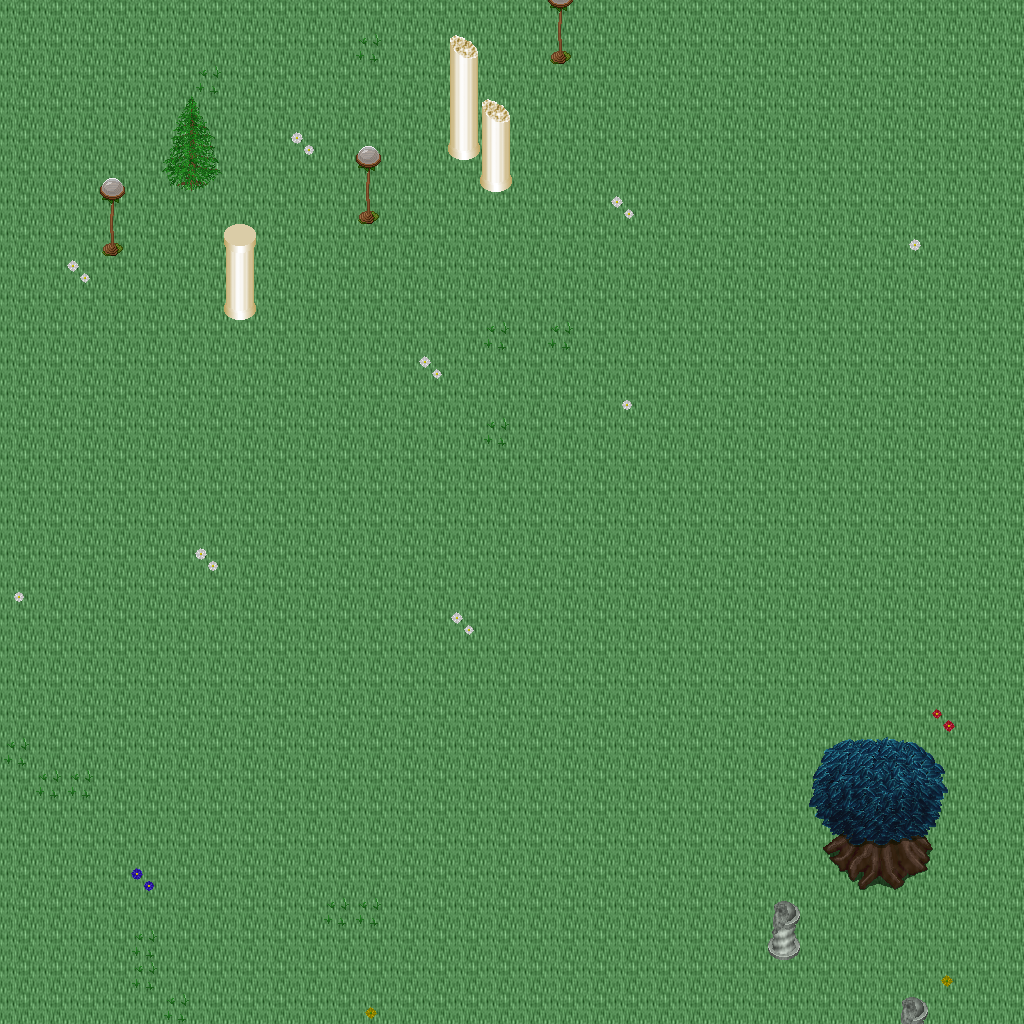

A 2D game scene composited from a Tiled map and its tileset images. What follows is a short description and the map's XML, with each tile layer's data collapsed to a summary:
An orthogonal 32x32 tile map with 32x32 px tiles, 5 tile layers (Ground, Objects, Objects2, Above, ...), 1 hidden layer not drawn, 27 tilesets.

<map version="1.10" tiledversion="1.11.0" orientation="orthogonal" renderorder="right-down" width="32" height="32" tilewidth="32" tileheight="32" infinite="0" nextlayerid="11" nextobjectid="1">
 <tileset firstgid="1" name="ground_ground" tilewidth="32" tileheight="32" tilecount="33" columns="3">
  <image source="../drawable/ground_ground.png" width="96" height="352" />
 </tileset>
 <tileset firstgid="34" name="ground_grass_edges" tilewidth="32" tileheight="32" tilecount="36" columns="12">
  <image source="../drawable/ground_grass_edges.png" width="384" height="96" />
 </tileset>
 <tileset firstgid="70" name="ground_grass_corners" tilewidth="32" tileheight="32" tilecount="24" columns="6">
  <image source="../drawable/ground_grass_corners.png" width="192" height="128" />
 </tileset>
 <tileset firstgid="94" name="plant_grasses" tilewidth="32" tileheight="32" tilecount="6" columns="3">
  <image source="../drawable/plant_grasses.png" width="96" height="64" />
 </tileset>
 <tileset firstgid="100" name="plant_flower_daisy_blue" tilewidth="32" tileheight="32" tilecount="8" columns="2">
  <image source="../drawable/plant_flower_daisy_blue.png" width="64" height="128" />
 </tileset>
 <tileset firstgid="108" name="plant_flower_daisy_yellow" tilewidth="32" tileheight="32" tilecount="8" columns="2">
  <image source="../drawable/plant_flower_daisy_yellow.png" width="64" height="128" />
 </tileset>
 <tileset firstgid="116" name="plant_flower_daisy_red" tilewidth="32" tileheight="32" tilecount="8" columns="2">
  <image source="../drawable/plant_flower_daisy_red.png" width="64" height="128" />
 </tileset>
 <tileset firstgid="124" name="plant_flower_daisy_white" tilewidth="32" tileheight="32" tilecount="8" columns="2">
  <image source="../drawable/plant_flower_daisy_white.png" width="64" height="128" />
 </tileset>
 <tileset firstgid="132" name="logic_collision" tilewidth="32" tileheight="32" tilecount="1" columns="1">
  <image source="../drawable/logic_collision.png" width="32" height="32" />
 </tileset>
 <tileset firstgid="133" name="plant_tree_tree_green" tilewidth="32" tileheight="32" tilecount="88" columns="8">
  <image source="../drawable/plant_tree_tree_green.png" width="256" height="352" />
 </tileset>
 <tileset firstgid="221" name="object_tent" tilewidth="32" tileheight="32" tilecount="9" columns="3">
  <image source="../drawable/object_tent.png" width="96" height="96" />
 </tileset>
 <tileset firstgid="230" name="logic_item_herb" tilewidth="32" tileheight="32" tilecount="5" columns="5">
  <image source="../drawable/logic_item_herb.png" width="160" height="32" />
 </tileset>
 <tileset firstgid="235" name="logic_item_resources" tilewidth="32" tileheight="32" tilecount="6" columns="6">
  <image source="../drawable/logic_item_resources.png" width="192" height="32" />
 </tileset>
 <tileset firstgid="241" name="building_church" tilewidth="32" tileheight="32" tilecount="56" columns="8">
  <image source="../drawable/building_church.png" width="256" height="224" />
 </tileset>
 <tileset firstgid="297" name="logic_creature_albino_elf" tilewidth="32" tileheight="32" tilecount="5" columns="5">
  <image source="../drawable/logic_creature_albino_elf.png" width="160" height="32" />
 </tileset>
 <tileset firstgid="302" name="item_statue_broken_green_column" tilewidth="32" tileheight="32" tilecount="2" columns="1">
  <image source="../drawable/item_statue_broken_green_column.png" width="32" height="64" />
 </tileset>
 <tileset firstgid="304" name="plant_tree_spruce" tilewidth="32" tileheight="32" tilecount="6" columns="2">
  <image source="../drawable/plant_tree_spruce.png" width="64" height="96" />
 </tileset>
 <tileset firstgid="310" name="plant_tree_pine_snowy" tilewidth="32" tileheight="32" tilecount="6" columns="2">
  <image source="../drawable/plant_tree_pine_snowy.png" width="64" height="96" />
 </tileset>
 <tileset firstgid="316" name="logic_creature_ent" tilewidth="32" tileheight="32" tilecount="4" columns="4">
  <image source="../drawable/logic_creature_ent.png" width="128" height="32" />
 </tileset>
 <tileset firstgid="320" name="logic_item_mushroom" tilewidth="32" tileheight="32" tilecount="6" columns="6">
  <image source="../drawable/logic_item_mushroom.png" width="192" height="32" />
 </tileset>
 <tileset firstgid="326" name="plant_tree_tree_blue" tilewidth="32" tileheight="32" tilecount="25" columns="5">
  <image source="../drawable/plant_tree_tree_blue.png" width="160" height="160" />
 </tileset>
 <tileset firstgid="351" name="ground_pothole" tilewidth="32" tileheight="32" tilecount="4" columns="4">
  <image source="../drawable/ground_pothole.png" width="128" height="32" />
 </tileset>
 <tileset firstgid="355" name="logic_portal" tilewidth="32" tileheight="32" tilecount="24" columns="8">
  <image source="../drawable/logic_portal.png" width="256" height="96" />
 </tileset>
 <tileset firstgid="379" name="logic_creature_mythical_being" tilewidth="32" tileheight="32" tilecount="24" columns="8">
  <image source="../drawable/logic_creature_mythical_being.png" width="256" height="96" />
 </tileset>
 <tileset firstgid="403" name="furniture_light_roots_lamp" tilewidth="32" tileheight="32" tilecount="6" columns="2">
  <image source="../drawable/furniture_light_roots_lamp.png" width="64" height="96" />
 </tileset>
 <tileset firstgid="409" name="light_dim_light_7x5" tilewidth="32" tileheight="32" tilecount="35" columns="7">
  <image source="../drawable/light_dim_light_7x5.png" width="224" height="160" />
 </tileset>
 <tileset firstgid="444" name="light_light_5x5" tilewidth="32" tileheight="32" tilecount="25" columns="5">
  <image source="../drawable/light_light_5x5.png" width="160" height="160" />
 </tileset>
 <layer id="1" name="Ground" width="32" height="32">
  <data>[1024 cells, 1024 non-empty, 1 distinct tile ids]</data>
 </layer>
 <layer id="2" name="Objects" width="32" height="32">
  <data>[1024 cells, 43 non-empty, 21 distinct tile ids]</data>
 </layer>
 <layer id="3" name="Objects2" width="32" height="32">
  <data>[1024 cells, 0 non-empty, 0 distinct tile ids]</data>
 </layer>
 <layer id="4" name="Above" width="32" height="32">
  <data>[1024 cells, 33 non-empty, 25 distinct tile ids]</data>
 </layer>
 <layer id="5" name="Above2" width="32" height="32">
  <data>[1024 cells, 0 non-empty, 0 distinct tile ids]</data>
 </layer>
 <layer id="6" name="Walkable" width="32" height="32" visible="0">
  <data>[1024 cells, 14 non-empty, 1 distinct tile ids]</data>
 </layer>
 <objectgroup id="7" name="Mapevents" />
 <objectgroup id="8" name="Spawn" />
 <objectgroup id="9" name="Keys" />
 <objectgroup id="10" name="Replace" />
</map>
